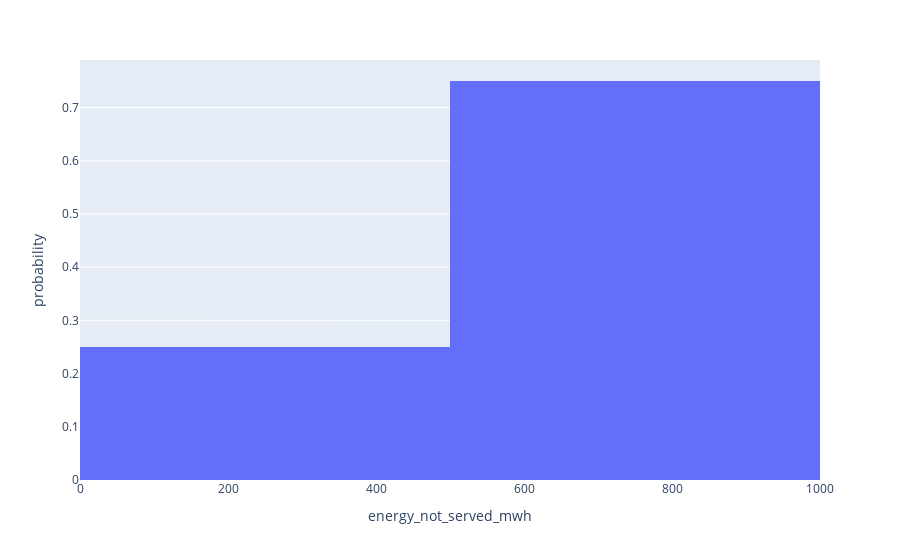

Write notebook code for a chart like this one.
### Code cell
df_network_condensed_ = invert(df_network_condensed)
px.histogram(df_network_condensed_, x='energy_not_served_mwh', histnorm='probability')

### Figure 1 — Plotly figure (JSON) as saved in the notebook; plotly's stock layout.template omitted (floating-point values rounded to 4 significant figures)
{"data": [{"alignmentgroup": "True", "bingroup": "x", "histnorm": "probability", "hovertemplate": "energy_not_served_mwh=%{x}<br>probability=%{y}<extra></extra>", "legendgroup": "", "marker": {"color": "#636efa", "pattern": {"shape": ""}}, "name": "", "offsetgroup": "", "orientation": "v", "showlegend": false, "type": "histogram", "x": [602.1, 963.1, 653.4, 404.8], "xaxis": "x", "yaxis": "y"}], "layout": {"barmode": "relative", "legend": {"tracegroupgap": 0}, "margin": {"t": 60}, "xaxis": {"anchor": "y", "domain": [0, 1], "title": {"text": "energy_not_served_mwh"}}, "yaxis": {"anchor": "x", "domain": [0, 1], "title": {"text": "probability"}}}}
